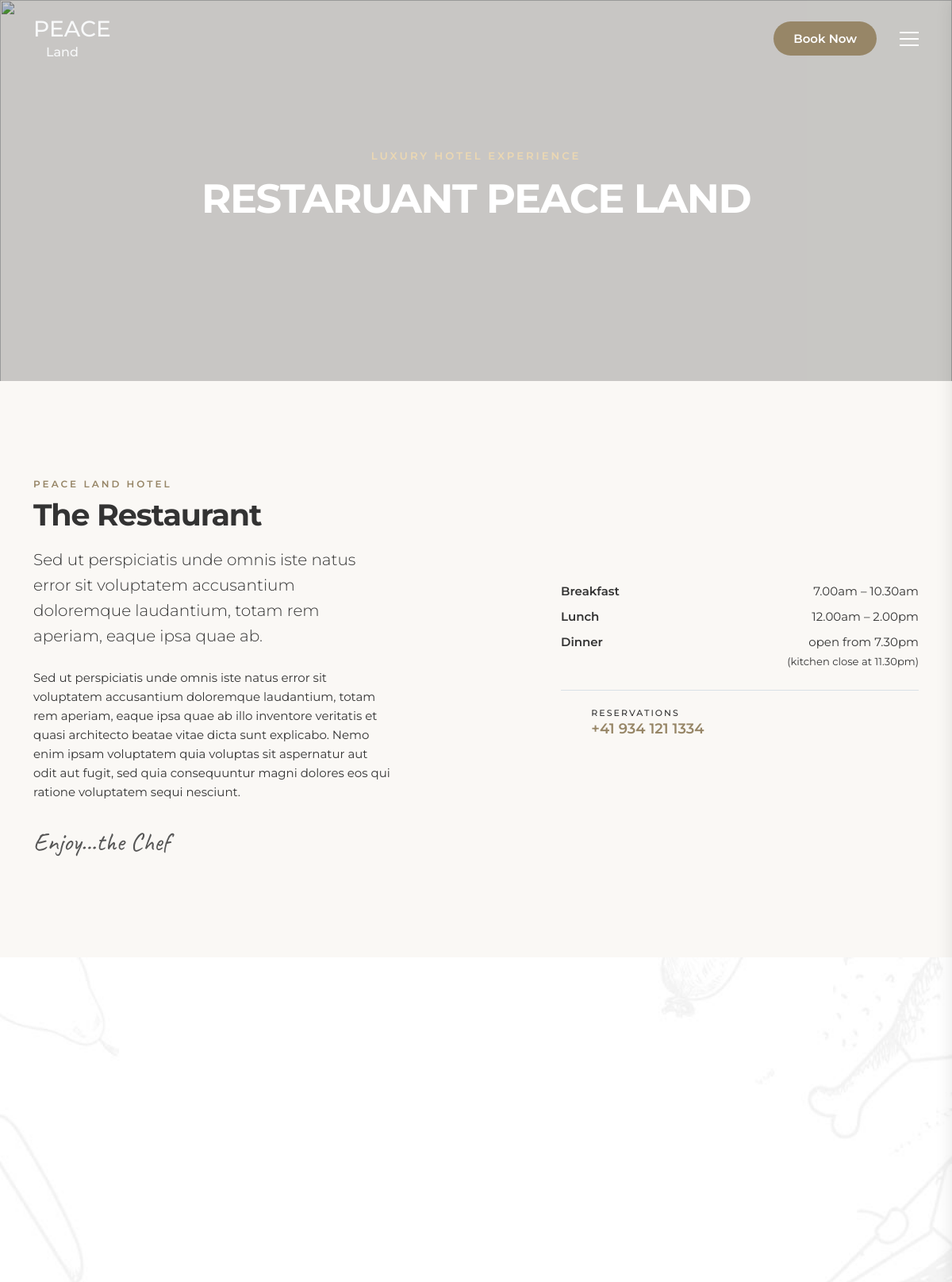
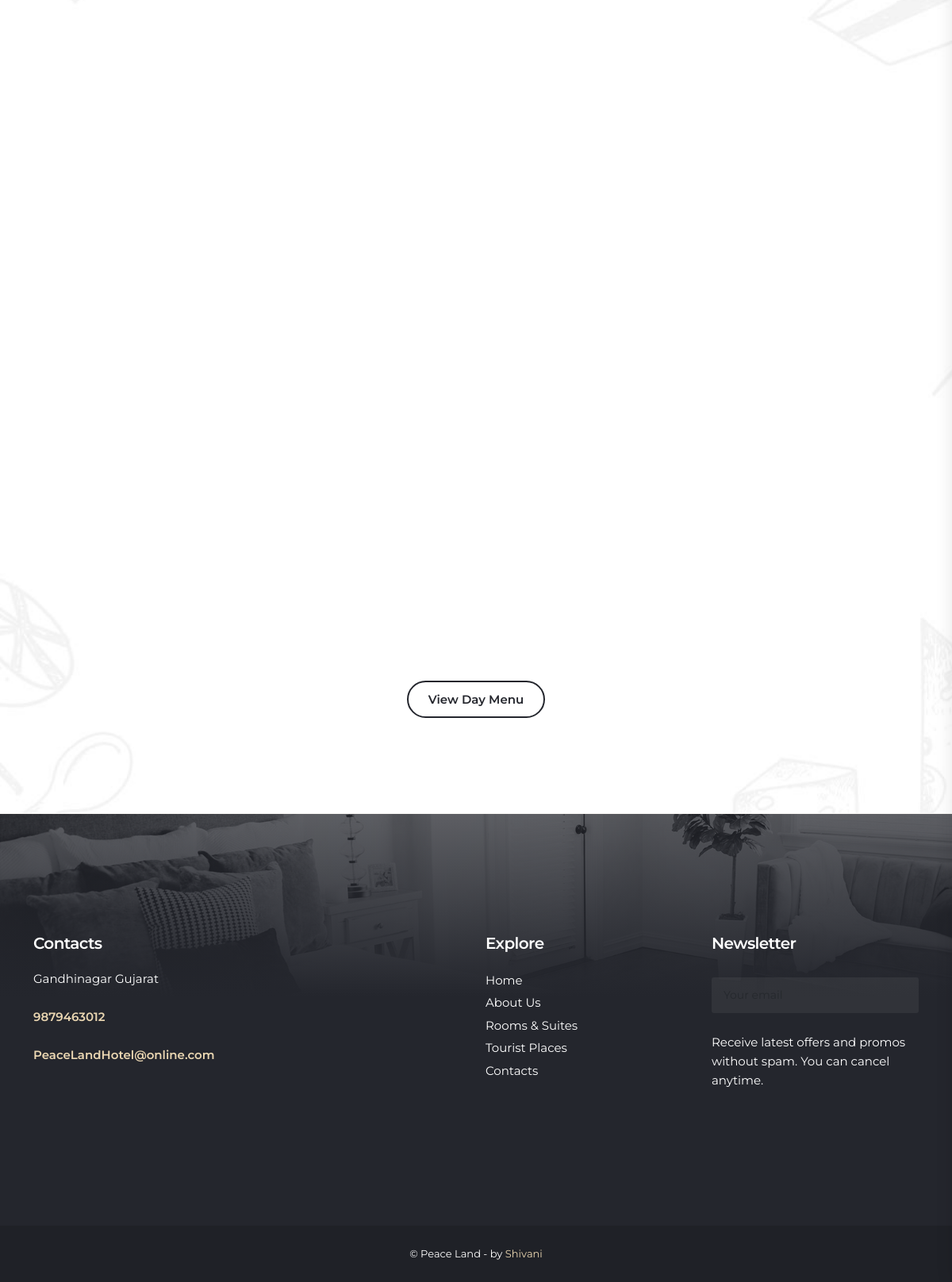
The page /hotel/restaurant on the database its author committed (2 pictures, top to bottom).
### PeaceLand/models.py (models this page shows, shortened)
class AdminAddress(models.Model):
    phoneNo = models.BigIntegerField()
    address = models.CharField(max_length=256)
    emailId = models.EmailField()
    class Meta:
        verbose_name = ("HotelContact")
        verbose_name_plural = ("Hotel_Contact") #Admin Shows

### PeaceLand/views.py (the view)
# urls.py: path("restaurant",RestaurantIndex),
def RestaurantIndex(request):
    starter = StartersMenu.objects.all()
    maincourse = MainDishesMenu.objects.all()
    dessert = DessertsMenu.objects.all()
    drinks = DrinkMenu.objects.all()
    contact = AdminAddress.objects.all()
    context={
        's': starter,
        'm': maincourse,
        'ds': dessert,
        'dr':drinks,
        'contacts':contact
    }
    return render(request,"restaurant.html",context)

### PeaceLand/templates/restaurant.html (shortened to what this page needs)
{% extends 'base.html' %}
{% block content %}
{% load static %}
    <main>
        <div class="hero small-height jarallax" data-jarallax data-speed="0.2">
            <img class="jarallax-img" src="{% static 'CustomImages/Resturant1.jpg' %}" alt="">
            <div class="wrapper opacity-mask d-flex align-items-center justify-content-center text-center animate_hero" data-opacity-mask="rgba(0, 0, 0, 0.2)">
                <div class="container">
                    <small class="slide-animated one">Luxury Hotel Experience</small>
                    <h1 class="slide-animated two">Restaruant PEACE LAND</h1>
                </div>
            </div>
        </div>
       <div class="container margin_120_95">
          <div class="row justify-content-between align-items-center">
              <div class="col-lg-5">
                  <div class="intro">
                      <div class="title">
                          <small>PEACE LAND Hotel</small>
                          <h2>The Restaurant</h2>
                      </div>
                      <p class="lead">Sed ut perspiciatis unde omnis iste natus error sit voluptatem accusantium doloremque laudantium, totam rem aperiam, eaque ipsa quae ab.</p>
                      <p>Sed ut perspiciatis unde omnis iste natus error sit voluptatem accusantium doloremque laudantium, totam rem aperiam, eaque ipsa quae ab illo inventore veritatis et quasi architecto beatae vitae dicta sunt explicabo. Nemo enim ipsam voluptatem quia voluptas sit aspernatur aut odit aut fugit, sed quia consequuntur magni dolores eos qui ratione voluptatem sequi nesciunt. </p>
                      <p><em>Enjoy...the Chef</em></p>
                  </div>
              </div>
            <div class="col-lg-5">
                <div>
                    <ul class="list-unstyled mb-4">
                        <li class="d-flex justify-content-between mb-2 text-end">
                            <strong>Breakfast</strong> <span>7.00am – 10.30am</span>
                        </li>
                        <li class="d-flex justify-content-between mb-2 text-end">
                            <strong>Lunch</strong>  <span>12.00am – 2.00pm</span>
                        </li>
                        <li class="d-flex justify-content-between mb-2 text-end">
                            <strong>Dinner</strong>  <span>open from 7.30pm<br><small>(kitchen close at 11.30pm)</small></span>
                        </li>
                    </ul>
                    <p class="phone_element"><a href="tel://423424234"><i class="bi bi-telephone"></i><span><em>Reservations</em>+41 934 121 1334</span></a></p>
                </div>
              </div>
          </div>
      </div>
        <div class="pattern_3">
            <div class="container margin_120_95" id="first_section">
                <div class="title text-center mb-5">
                </div>
                <p class="text-center mt-5"><a href="menu-of-the-day" class="btn_1 outline">View Day Menu</a></p>
            </div>
        </div>
    </main>
{%endblock%}

### PeaceLand/templates/base.html (shortened to what this page needs)
<!DOCTYPE html>
<html lang="zxx">
<head>
    {% load static %}
    <link rel="stylesheet" href="https://cdn.jsdelivr.net/npm/flatpickr/dist/flatpickr.min.css">
    <link href="{% static 'css/bootstrap.min.css'%}" rel="stylesheet">
    <link href="{% static 'css/style.css'%}" rel="stylesheet">
	<link href="{% static 'css/vendors.min.css' %}" rel="stylesheet">
    <link href="{% static 'css/custom.css' %}" rel="stylesheet">
</head>
<body>
    <header class="reveal_header">
        <div class="container">
            <div class="row align-items-center">
                 <div class="col-6">
                    <a href="./index" class="logo_normal"><span class="h3 text-light fw-5">PEACE </span><br><span class="h6 text-light text-center ps-3">Land</span></a>
                </div>
                <div class="col-6">
                    <nav>
                        <ul>
                            <li><a href="#booking_section" class="btn_1 btn_scrollto">Book Now</a></li>
                            <li>
                               <div class="hamburger_2 open_close_nav_panel">
                                    <div class="hamburger__box">
                                        <div class="hamburger__inner"></div>
                                    </div>
                                </div>
                            </li>
                        </ul>
                    </nav>
                </div>
            </div>
        </div>
    </header>
    {% block content %}
    {% endblock %}
    <footer class="revealed">
        <div class="footer_bg">
            <div class="gradient_over"></div>
            <div class="background-image" data-background="url({% static 'img/rooms/3.jpg'%})"></div>
        </div>
        <div class="container">
            <div class="row move_content">
                <div class="col-lg-4 col-md-12">
                    <h5>Contacts</h5>
                    <ul>
                        {% for s in contacts%}
                        <li>{{s.address}}<br><br></li>
                        <li><strong><a href="tel:+{{s.phoneNo}}">{{s.phoneNo}}</a></strong></li><br>
                        <li><strong><a href="mailto:{{s.emailId}}">{{s.emailId}}</a></strong></li>
                        {%endfor%}
                    </ul>
                    <div class="social">
                        <ul>
                            <li><a href="#0"><i class="bi bi-instagram"></i></a></li>
                            <li><a href="#0"><i class="bi bi-whatsapp"></i></a></li>
                            <li><a href="#0"><i class="bi bi-facebook"></i></a></li>
                            <li><a href="#0"><i class="bi bi-twitter-x"></i></a></li>
                        </ul>
                    </div>
                </div>
                <div class="col-lg-3 col-md-6 ms-lg-auto">
                    <h5>Explore</h5>
                    <div class="footer_links">
                        <ul>
                            <li><a href="/hotel/index">Home</a></li>
                            <li><a href="/hotel/about">About Us</a></li>
                            <li><a href="/hotel/room-list">Rooms &amp; Suites</a></li>
                            <li><a href="/hotel/places">Tourist Places</a></li>
                            <li><a href="/hotel/contacts">Contacts</a></li>
                        </ul>
                    </div>
                </div>
                <div class="col-lg-3 col-md-6">
                    <div id="newsletter">
                        <h5>Newsletter</h5>
                        <div id="message-newsletter"></div>
                        <form method="post" action="#" name="newsletter_form" id="newsletter_form">
                            <div class="form-group">
                                <input type="email" name="email_newsletter" id="email_newsletter" class="form-control" placeholder="Your email">
                                <button type="submit" id="submit-newsletter"><i class="bi bi-send"></i></button>
                            </div>
                        </form>
                        <p>Receive latest offers and promos without spam. You can cancel anytime.</p>
                    </div>
                </div>
            </div>
        </div>
        <div class="copy">
            <div class="container">
                © Peace Land - by <a href="#">Shivani</a>
            </div>
        </div>
    </footer>
</body>
</html>

### rows shown on the page
AdminAddress: address "Gandhinagar Gujarat", phoneNo "9879463012", emailId "PeaceLandHotel@online.com"
